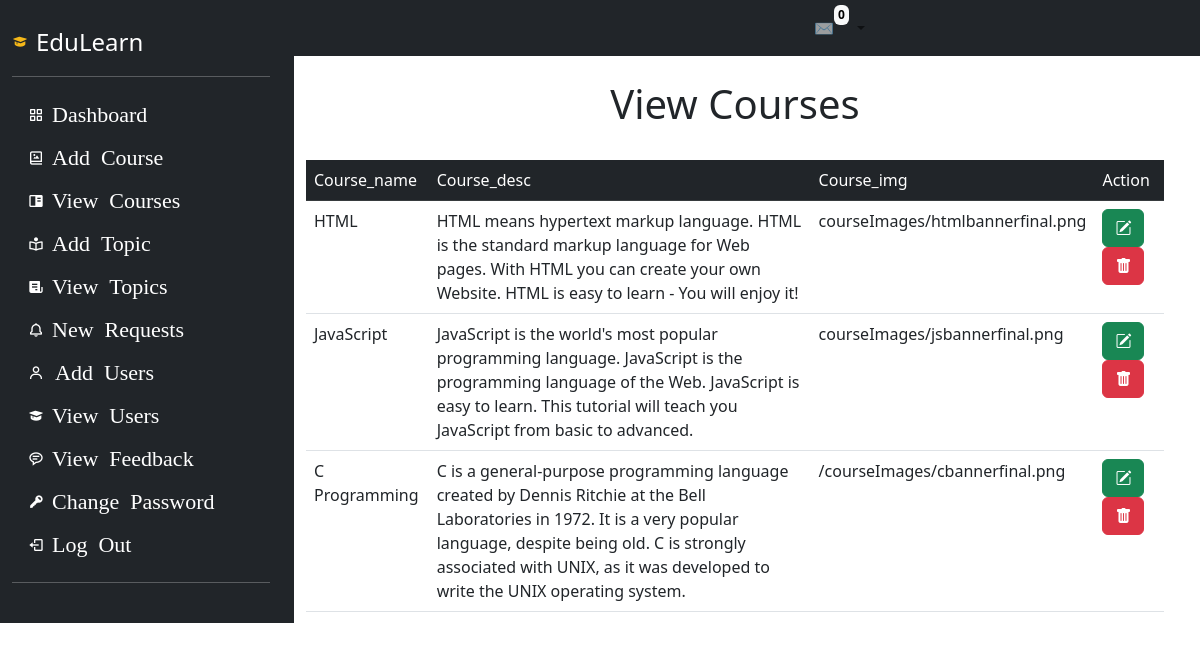
The app's page /Admin/viewCourses.php with its own data.
### tables this page shows
CREATE TABLE `tblcourse` (
  `course_id` int(11) NOT NULL,
  `course_name` text NOT NULL,
  `course_desc` text NOT NULL,
  `course_img` text NOT NULL
);

### Admin/viewCourses.php (the view, shortened to what this page needs)
<?php ob_start();
include_once "connection.php";
?>
<!DOCTYPE html>
<html lang="en">
<head>
    <link rel="stylesheet" href="https://cdn.jsdelivr.net/npm/bootstrap-icons@1.9.1/font/bootstrap-icons.css">
    <link rel="stylesheet" href="../CSS/style.css">
    <link href="https://cdn.jsdelivr.net/npm/bootstrap@5.2.0/dist/css/bootstrap.min.css" rel="stylesheet">
</head>
<body>
    <div class="row">
        <div class="col-sm-3 px-0">
            <?php include_once "nav.php"; ?>
        </div>
        <?php
        $str = "select * from tblcourse";
        $rs = mysqli_query($Cnn, $str);
        ?>
        <div class="col-sm-9 px-0">
            <?php include_once "_nav.php"; ?>
            <div class="container-fluid pe-5">
                <h1 class="text-center p-4">View Courses</h1>
                <table class="table table-hover table-responsive ">
                    <thead class="table-dark">
                        <tr>
                            <td scope="col">Course_name</td>
                            <td scope="col">Course_desc</td>
                            <td scope="col">Course_img</td>
                            <td scope="col">Action</td>
                        </tr>
                    </thead>
                    <tbody>
                        <?php
                        while ($rec = mysqli_fetch_array($rs)) {
                        ?>
                            <tr>
                                <td><?php echo $rec["course_name"]; ?></td>
                                <td><?php echo $rec["course_desc"]; ?></td>
                                <td><?php echo $rec["course_img"]; ?></td>
                                <td>
                                    <a href="?CourseID=<?php echo $rec["course_id"]; ?>" class="btn btn-success mr-3" name="view" value="view">
                                        <i class="bi bi-pencil-square"></i>
                                    </a>
                                    <a href="?DelID=<?php echo $rec["course_id"]; ?>" class="btn btn-danger mr-3" name="delete" value="delete">
                                        <i class="bi bi-trash-fill"></i>
                                    </a>
                                </td>
                            </tr>
                        <?php
                        }
                        ?>
                    </tbody>
                </table>
            </div>
        </div>
    </div>
</body>
</html>

### CSS/style.css (style rules this page uses)
div { margin: 0; padding: 0; box-sizing: border-box; }

### records on screen
tblcourse: course_name "HTML", course_desc "HTML means hypertext markup language. HTML is the standard markup language for Web pages. With HTML you can create your own Website. HTML is easy to learn - You will enjoy it!", course_img "courseImages/htmlbannerfinal.png"
tblcourse: course_name "JavaScript", course_desc "JavaScript is the world's most popular programming language. JavaScript is the programming language of the Web. JavaScript is easy to learn. This tutorial will teach you JavaScript from basic to advanced.", course_img "courseImages/jsbannerfinal.png"
tblcourse: course_name "C Programming", course_desc "C is a general-purpose programming language created by Dennis Ritchie at the Bell Laboratories in 1972. It is a very popular language, despite being old. C is strongly associated with UNIX, as it was developed to write the UNIX operating system.", course_img "/courseImages/cbannerfinal.png"

### other values on screen
mysqli_num_rows($res) "0"
